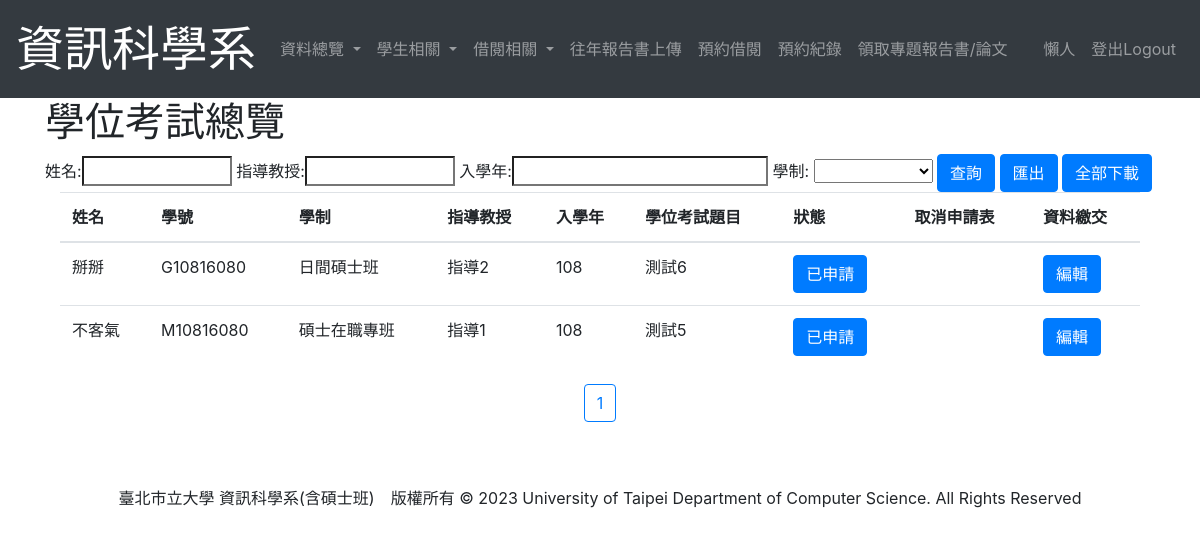
Page /DisplayFinal (signed in) on the earlier database version.
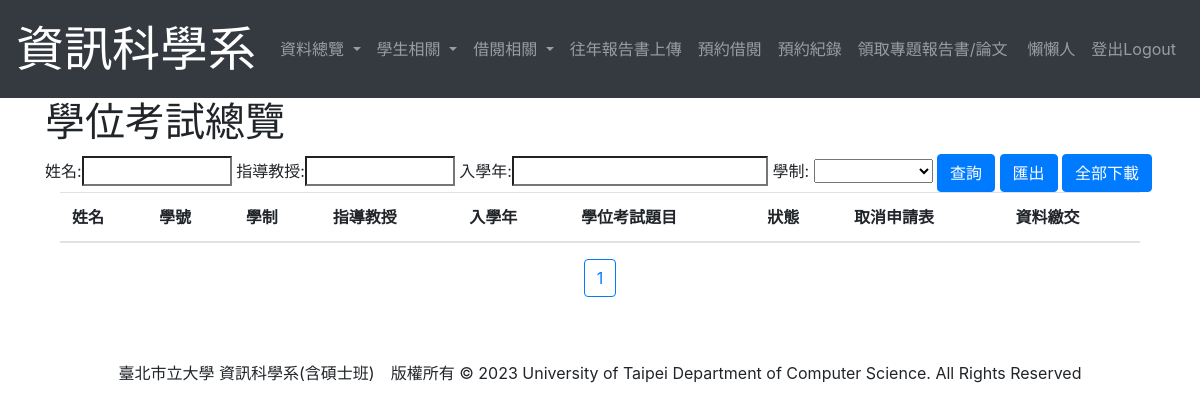
Same page on the later database version.
### student/models.py (models this page shows, shortened)
class User(AbstractUser):
    first_name = None
    last_name = None
    username = models.CharField(max_length=15, unique=True, null=True) #帳號
    name = models.CharField(max_length = 12) #姓名
    DEPARTMENT = ((0, '資訊科學系'),
                  (1, '外系'),)
    department = models.IntegerField(choices=DEPARTMENT, null=True, blank=True)
    IDENTITY=((0, '大學部'),
              (1, '管理員'),
              (2, '日間碩士班'),
              (3, '碩士在職專班'),
              (4, '系辦工讀生'))
    identity = models.IntegerField(choices=IDENTITY, default=0)
    enrollYear = models.DecimalField(max_digits = 4, decimal_places = 0, default = timezone.now().year)#入學年
    USER_NAME_FIELD = 'username'
    class Meta:
        ordering = ["username"]
    def get_enrollYear(self):
        return (self.enrollYear - 1911)

class Project(models.Model):
    user = models.ForeignKey(User, on_delete=models.PROTECT) #誰做這個專題的
    proposal = models.ForeignKey(Proposal, on_delete=models.PROTECT, blank = True, null = True)
    name = models.CharField(max_length = 30) #專題名稱
    report = models.FileField(upload_to = "Report/", default=None)#報告書電子檔
    poster = models.ImageField(upload_to = "Poster/", default=None)#海報或發表證明
    professor = models.CharField(max_length = 5)#指導教授
    FIELD = ((0, '軟體開發及程式設計'),
             (1, '網路及多媒體應用'),
             (2, '系統及演算法開發',))
    field = models.IntegerField(choices=FIELD, default=0)
    postDate = models.DateField(blank=True, null = True)#學位考試日期
    letter = models.FileField(upload_to='Uploaded Files/', blank=True, null=True, default=None)#同意函
    POST = ((0, '研討會'),
            (1, '期刊'),)
    post = models.PositiveIntegerField(choices=POST, default = 0, blank=True, null = True)
    seminarDate = models.DateTimeField(blank=True, null = True)#研討會或期刊發行日期
    seminarName = models.CharField(max_length=20, blank=True, null = True)#研討會或期刊名稱
    journalNumber = models.DecimalField(max_digits = 10, decimal_places = 0, blank=True, null = True)#期刊刊號
    STATE = ((0, '專題'),
             (1, '已申請'),
             (2, '已取消'),)
    state = models.IntegerField(choices=STATE, default = 0)
    cancelapplication = models.FileField(upload_to='CancelFinal/', blank=True, null=True, default=None)
    selected = models.BooleanField(default=False)
    class Meta:
        ordering = ["user"]

### student/views.py (the view, shortened to what this page needs)
# urls.py: path('DisplayFinal', views.DisplayFinal.as_view(), name='DisplayFinal'),#學位考試瀏覽
class DisplayFinal(LoginRequiredMixin, ListView):
    def get(self, request):
        project = Project.objects.exclude(state = 0)
        paginator=Paginator(project, limit)
        page=request.GET.get('page')
        try:
            project=paginator.page(page)
        except PageNotAnInteger:
            project=paginator.page(1)
        except EmptyPage:
            project=paginator.page(paginator.num_pages)
        context = {
            'project': project,
        }
        return render(request, 'DisplayFinal.html', context)

### templates/DisplayFinal.html (shortened to what this page needs)
{% extends "layout.html" %}
{% block title %}學位考試總覽{% endblock %}
{% block content %}
<form method = 'POST'>
    姓名:<input type = "search" name = "username" placeholder = "" style="width: 150px;">
    指導教授:<input type = "search" name = "professor" placeholder = "" style="width: 150px;">
    入學年:<input type = "search" name = "enrollYear" placeholder="">
    學制:
    <select class = "select" name = "type">
        <option></option>
        <option value = '2' {% if level == '1' %} selected="selected" {% endif %}>日間碩士班</option>
    </select>
    <input type="submit" class="btn btn-primary" name = "search" value="查詢" />
    <input type="submit" class="btn btn-primary" name = "export" value="匯出" />
    <input type="submit" class="btn btn-primary" name = "download" value="全部下載" />
</form>
    <div class="container">
        <table class="table">
            <thead>
                <tr>
                    <th scope="col">姓名</th>
                    <th scope="col">學號</th>
                    <th scope="col">學制</th>
                    <th scope="col">指導教授</th>
                    <th scope="col">入學年</th>
                    <th scope="col">學位考試題目</th>
                    <th scope="col">狀態</th>
                    <th scope="col">取消申請表</th>
                    <th scope="col">資料繳交</th>
                </tr>
            </thead>
            <tbody>
                {% for project in project %}
                    <tr>
                        <td>{{ project.user.name }}</td>
                        <td>{{ project.user.username }}</td>
                        <td>{{ project.user.get_identity_display }}</td>
                        <td>{{ project.professor }}</td>
                        <td>{{ project.user.get_enrollYear }}</td>
                        <td>{{ project.name }}</td>
                        {% if project.state == 1 %}
                            <td><button class="btn btn-primary">{{ project.get_state_display }}</button></td>
                            <td></td>
                        {% elif project.state == 2 %}
                            <td><button class="btn btn-danger">{{ project.get_state_display }}</button></td>
                            <td><a href="{{ project.cancelapplication.url }}" target="_blank" class="btn btn-warning">下載</a></td>
                        {% endif %}
                        <td><a href="{% url 'EditStudentDoc' pk=project.user.id %}" class="btn btn-primary">編輯</a></td>
                    </tr>
                {% endfor %}
            </tbody>
        </table>
    </div>
    <p style="text-align:center">
        {% for page_number in project.paginator.page_range %}
          {% ifequal page_number  project.number %}
            <button class="btn btn-outline-primary">{{ page_number }}</button>
          {% else %}
            <a href="?page={{ page_number }}" class="btn btn-primary">{{ page_number }}</a>
          {% endifequal %}
        {% endfor %}
    </p>
{% endblock %}

### templates/layout.html (shortened to what this page needs)
<!DOCTYPE html>
<html lang="en">
<head>
    <link rel="stylesheet" href="https://maxcdn.bootstrapcdn.com/bootstrap/4.0.0/css/bootstrap.min.css">
</head>
<body>
    <nav class="navbar navbar-expand-lg navbar-dark bg-dark">
        <a class="navbar-brand" href="{% url 'Home' %}">
            <font size="20" color="white" face=""標楷體>資訊科學系</font>
        </a>
        <div class="collapse navbar-collapse" id="navbarNav">
            <ul class="navbar-nav mr-auto">
                {% if user and user.is_authenticated %}
                    {% if user.department == 0 %}
                        {% if user.identity == 1 or user.identity == 4 %}
                            <li class="nav-item dropdown">
                                <a class="nav-link dropdown-toggle" href="#" id="navbarDropdown" role="button" data-toggle="dropdown" aria-haspopup="true" aria-expanded="false">
                                    資料總覽
                                </a>
                            </li>
                            {% if user.identity == 1 %}
                                <li class="nav-item dropdown">
                                    <a class="nav-link dropdown-toggle" href="#" id="navbarDropdown" role="button" data-toggle="dropdown" aria-haspopup="true" aria-expanded="false">
                                        學生相關
                                    </a>
                                </li>
                            {% endif %}
                            <li class="nav-item dropdown">
                                <a class="nav-link dropdown-toggle" href="#" id="navbarDropdown" role="button" data-toggle="dropdown" aria-haspopup="true" aria-expanded="false">
                                    借閱相關
                                </a>
                            </li>
                            <li class="nav-item">
                                <a class="nav-link" href="{% url 'HistoryPaperUpdate' %}">往年報告書上傳</a>
                            </li>
                        {% endif %}
                    {% endif %}
                    <li class="nav-item">
                        <a class="nav-link" href="{% url 'BorrowPaper' pk=user.id %}">預約借閱</a>
                    </li>
                    <li class="nav-item">
                        <a class="nav-link" href="{% url 'UserBooking' pk=user.id %}">預約紀錄</a>
                    </li>
                    <li class="nav-item">
                        <a class="nav-link" href="{% url 'GetEntityPaper' %}">領取專題報告書/論文</a>
                    </li>
                {% else %}
                    <a class="nav-link" href="{% url 'Home' %}" style="font-size: x-large;">資訊科學系 學生資料登錄系統</a>
                {% endif %}
            </ul>
            <ul class="navbar-nav">
                {% if user.is_authenticated %}
                <li class="nav-item">
                    <a href="{% url 'EditPassword' pk=user.id %}" class="nav-link">{{ user.name }}</a>
                </li>
                <li class="nav-item">
                    <a class="nav-link" href="{% url 'logout' %}">登出Logout</a>
                </li>
                {% else %}
                <li class="nav-item">
                    <a class="nav-link" href="{% url 'login' %}" style="font-size: x-large;">登入Login</a>
                </li>
                {% endif %}
            </ul>
        </div>
    </nav>
    <div class="container">
        <h1>{% block title %}{% endblock %}</h1>
    </div>
    <div class="container">
        {% block content %}{% endblock %}
    </div>
    <br><br>
    <div class="container" align="center">
        臺北市立大學 資訊科學系(含碩士班)　版權所有 © 2023   University of Taipei Department of Computer Science. All Rights Reserved
    </div>
</body>
</html>

Differences in the rows shown:
removed Project: user.name "掰掰", user.username "G10816080", user.identity "日間碩士班", professor "指導2", user.get_enrollYear "108", name "測試6", state "已申請"
removed Project: user.name "不客氣", user.username "M10816080", user.identity "碩士在職專班", professor "指導1", user.get_enrollYear "108", name "測試5", state "已申請"
changed User: name "懶人" → "懶懶人"
